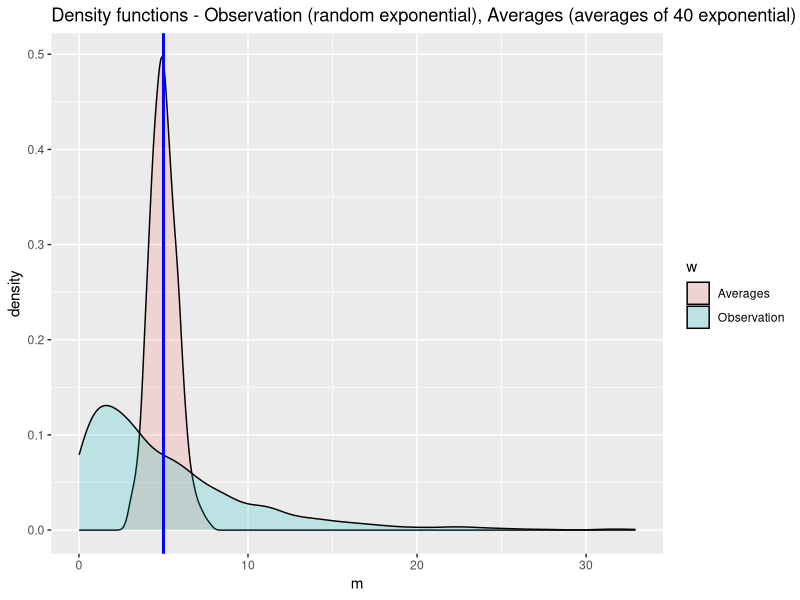
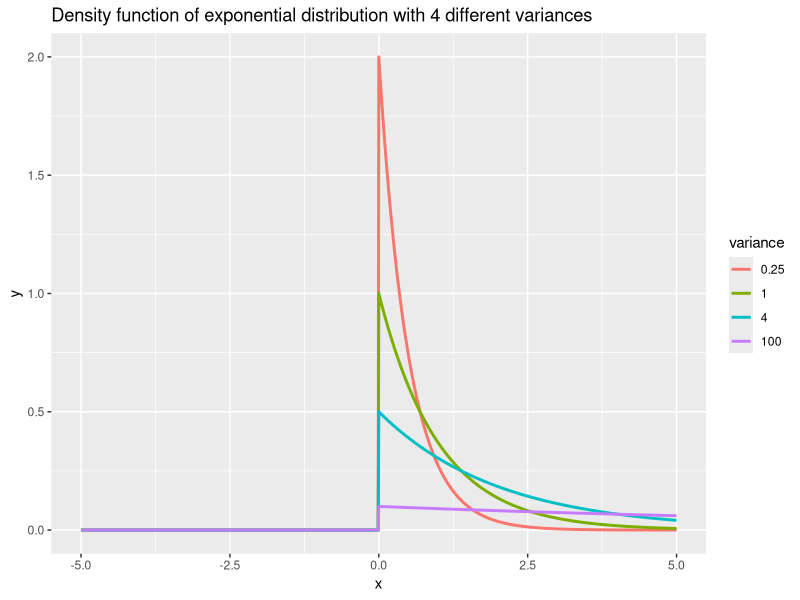
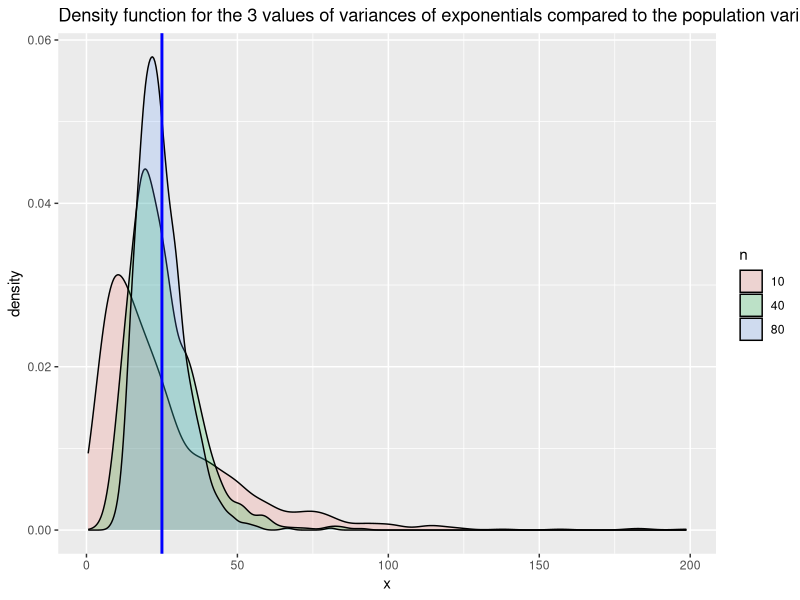
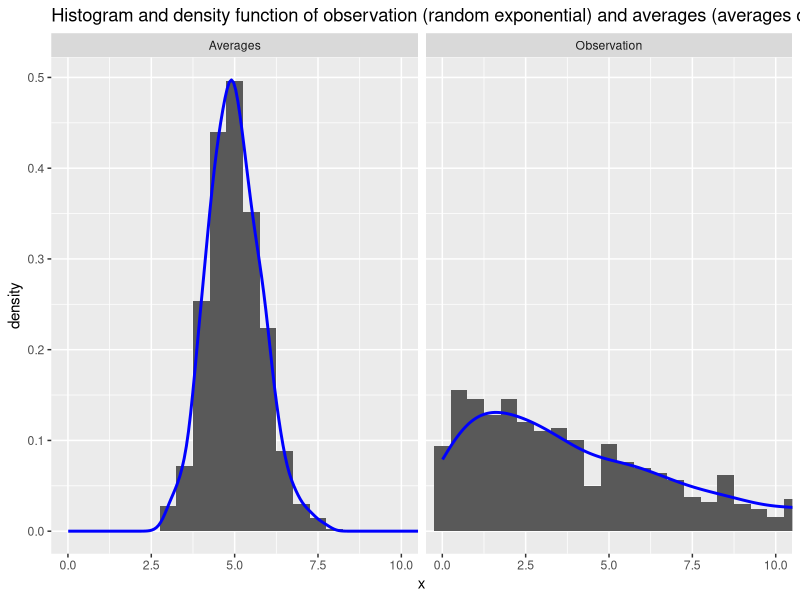

Recreate these plots in R, in order.
## ---- chunk 1
lambda <- .2
sim <- 1000
n <- 40
## ---- chunk 2
library(ggplot2)
set.seed(0)

# We create a data frame with the first 1000 rows corresponding to the random exponentials, and the following 1000 rows corresponding to the averages of 40 exponentials.
data1 <- data.frame(
    m = c(rexp(sim,lambda), apply(matrix(rexp(sim * n,lambda), sim), 1, mean)),
    w = factor(rep(c("Observation", "Averages"), c(sim, sim))) 
    )

# We plot the density function for the 2 sets, observation (random exponentials) and average (averages of 40 exponentials)
plot1 <- ggplot(data1, aes(x = m, fill = w)) + geom_density(size = .5, alpha = .2)
plot1 <- plot1 + geom_vline(xintercept = 1/lambda, size = 1, col = "blue")
plot1 <- plot1 + labs(title = "Density functions - Observation (random exponential), Averages (averages of 40 exponential)")
plot1
## ---- chunk 3
empirical <- round(mean(data1$x),3)
theoritical <- 1/lambda
## ---- chunk 4
set.seed(0)

# We create a vector for x values from -5 to 5 by 0.01
vect <- seq(-5, 5, by = .01)

# We create a dataframe with values from the density function of the exponential distribution, dexp, for 4 different rates, to see the variability of the distribution depending on the variance( 1/ rate^2). We aslo add the x values to this dataframe and the variance value so that to make a separation into the plot according to this variance.
data2 <- data.frame(
    y = c(
        dexp(vect, rate = 0.1),
        dexp(vect, rate = 0.5),
        dexp(vect, rate = 1),
        dexp(vect, rate = 2)
    ),
    x = rep(vect, 4),
    variance = factor(rep(c(100,4,1,0.25), rep(length(vect), 4)))
)

ggplot(data2, aes(x = x, y = y, color = variance)) + geom_line(size = 1) + labs(title = "Density function of exponential distribution with 4 different variances")
## ---- chunk 5
set.seed(0)

# We create a dataframe which contains the variances of 10 exponentials for the first 1000 rows, then the variances of 40 exponentials for the next 1000 rows, and finally the variances of 80 exponentals for the last 1000 rows. We associate those values with the factor n which enable to make a separation into the plot according to the number of exponentials averaged.
data3 <- data.frame(
    x = c(apply(matrix(rexp(sim * 10,lambda), sim), 1, var),
          apply(matrix(rexp(sim * 40,lambda), sim), 1, var),
          apply(matrix(rexp(sim * 80,lambda), sim), 1, var)),
    n = factor(rep(c("10", "40", "80"), c(sim, sim, sim))) 
    )

# We plot the density function for the 3 values of exponentials averaged, and we plot a line corresponding to the variance of the population.
ggplot(data3, aes(x = x, fill = n)) + geom_density(size = .5, alpha = .2) + geom_vline(xintercept = 1/(lambda^2), size = 1, col = "blue") + labs(title = "Density function for the 3 values of variances of exponentials compared to the population variance")
## ---- chunk 6
set.seed(0)

empirical2 <- round(var(apply(matrix(rexp(sim * n, lambda), sim), 1, mean)),3)
theoritical2 <- 1 / ((lambda^2) * n)
empirical2
theoritical2
## ---- chunk 7
set.seed(0)

# We create a dataframe containing 1000 random exponentials for the first 1000 rows and the averages of 40 exponentials for the next 1000 rows.
data4 <- data.frame(
    x = c(rexp(sim,lambda), apply(matrix(rexp(sim * n,lambda), sim), 1, mean)),
    what = factor(rep(c("Observation", "Averages"), c(sim, sim))) 
    )
# we plot the histogram with the distinction between the 2 sets of values, and we plot the density function so that we can see the correspondance with the normal distribution
plot2 <- ggplot(data4, aes(x = x))
plot2 <- plot2 + geom_histogram(aes(y = ..density..), binwidth = .5) + geom_density(col = "blue", size = 1)
plot2 <- plot2 + facet_grid(.~ what)
plot2 <- plot2 + coord_cartesian(xlim = c(0, 10)) + labs(title = "Histogram and density function of observation (random exponential) and averages (averages of 40 exponentials)")
plot2
